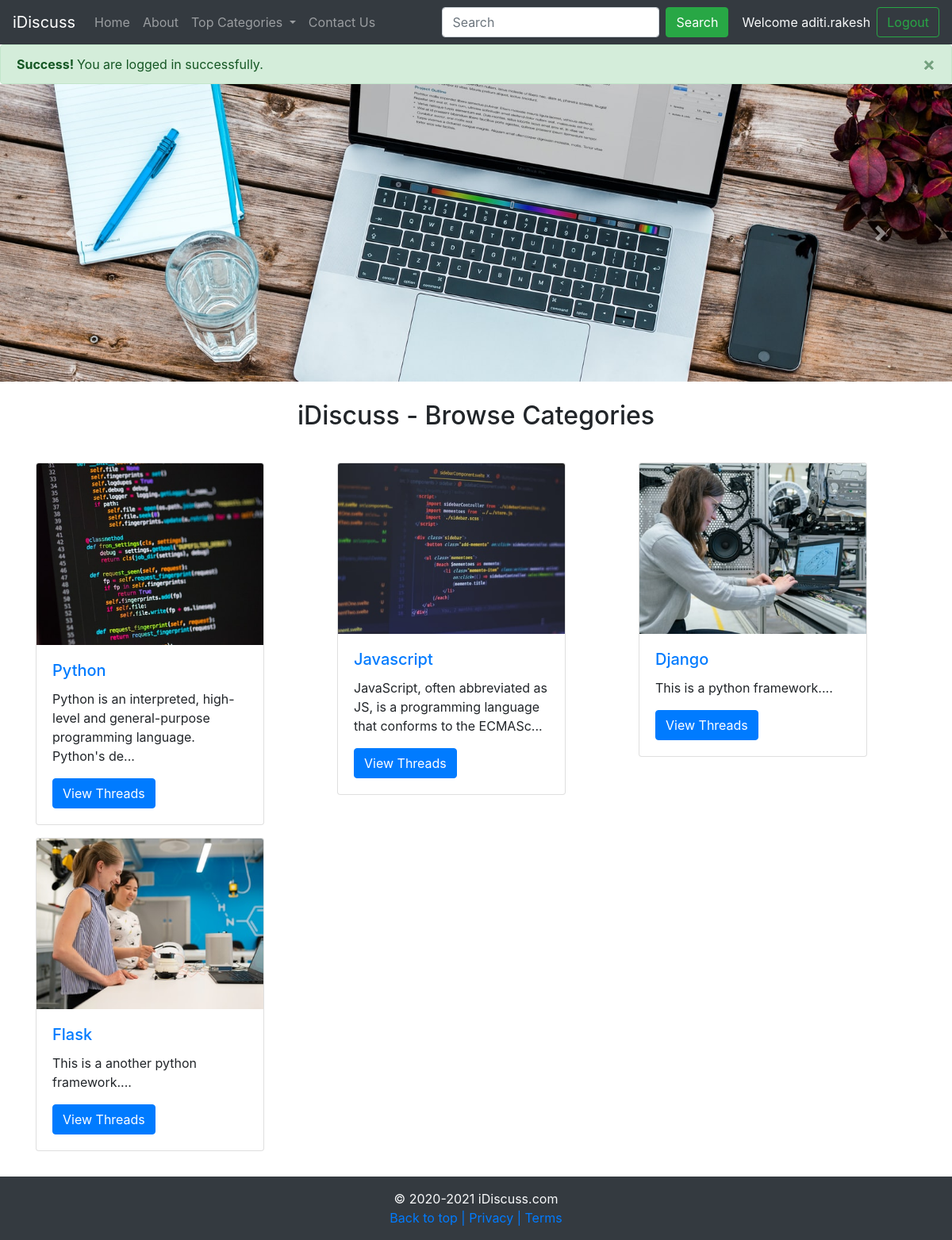
/index.php?loginsuccess=true (signed in), run on the app's committed database.
### tables this page shows
CREATE TABLE `categories` (
  `category_id` int(8) NOT NULL,
  `category_name` varchar(255) NOT NULL,
  `category_description` varchar(255) NOT NULL,
  `created` datetime NOT NULL DEFAULT current_timestamp()
);

### index.php (the view, shortened to what this page needs)
<!doctype html>
<html lang="en">
<head>
    <link rel="stylesheet" href="https://cdn.jsdelivr.net/npm/bootstrap@4.5.3/dist/css/bootstrap.min.css"
>
</head>
<body>
    <?php include "partials/_nav.php"; ?>
    <div id="carouselExampleFade" class="carousel slide carousel-fade" data-ride="carousel">
        <div class="carousel-inner">
            <div class="carousel-item active">
                <img src="img/Courosel1.jpg" class="d-block w-100" alt="...">
            </div>
        </div>
        <a class="carousel-control-prev" href="#carouselExampleFade" role="button" data-slide="prev">
            <span class="carousel-control-prev-icon" aria-hidden="true"></span>
        </a>
        <a class="carousel-control-next" href="#carouselExampleFade" role="button" data-slide="next">
            <span class="carousel-control-next-icon" aria-hidden="true"></span>
        </a>
    </div>
    <div class="container my-4">
        <h2 class="text-center">iDiscuss - Browse Categories</h2>
        <br>
        <div class="row">
            <?php
            $sql = "SELECT * FROM `categories`";
            $result = mysqli_query($conn, $sql);
            while($row = mysqli_fetch_assoc($result)){
                $id = $row['category_id'];
                $cat = $row['category_name'];
                $desc = $row['category_description'];
                echo '<div class="col-md-4">
                <div class="card my-2" style="width: 18rem;">
                    <img src="img/card-'. $id .'.jpg" class="card-img-top" alt="Image for category - '. $cat .'">
                    <div class="card-body">
                        <h5 class="card-title"><a href="threadlist.php?catid=' .$id . '">' .$cat . '</a></h5>
                        <p class="card-text">'. substr($desc, 0, 90) .'...</p>
                        <a href="threadlist.php?catid=' .$id . '" class="btn btn-primary">View Threads</a>
                    </div>
                </div>
            </div>';
            }
            ?>
        </div>
    </div>
    <?php include "partials/_footer.php"; ?>
</body>
</html>

### data on the page
categories: shows a picture, category_name "Python", category_description "Python is an interpreted, high-level and general-purpose programming language. Python's de"
categories: shows a picture, category_name "Javascript", category_description "JavaScript, often abbreviated as JS, is a programming language that conforms to the ECMASc"
categories: shows a picture, category_name "Django", category_description "This is a python framework."
categories: shows a picture, category_name "Flask", category_description "This is a another python framework."

### other printed values
$_SESSION['username'] "aditi.rakesh"
